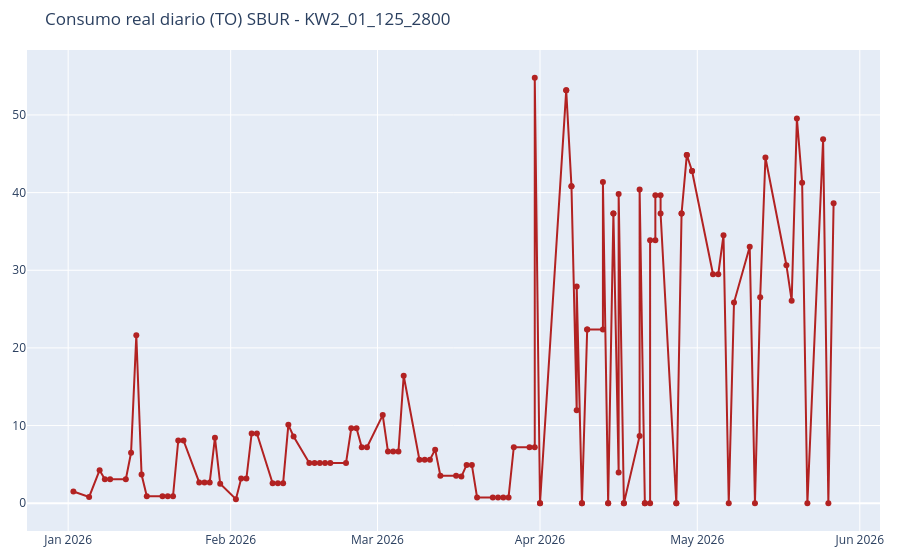

Notebook source saved alongside this figure:
### Markdown cell above
## 2. Una serie representativa

Para ilustrar cada metodo tomamos la serie con mas historia. Todas las estrategias estiman primero por serie (`select`) y luego agregan a un valor global rectangular (`aggregate`).

### Code cell
serie = df.group_by(["planta", "sku"]).len().sort("len", descending=True).head(1)
plant, sku = serie["planta"][0], serie["sku"][0]

columnas_filtrar = ["planta", "sku", "consumo_real", "fecha"]

serie = df.filter(
    pl.col("planta") == plant,
    pl.col("sku") == sku,
    pl.col("fecha") >= datetime.datetime(2025, 12, 31)
).select(columnas_filtrar).to_pandas()

fig = go.Figure(
    data = 
        go.Scatter(
            x=serie["fecha"],
            y=serie["consumo_real"],
            mode="lines+markers",

line=dict(color="firebrick", width=2)
        )
)

fig.update_layout(
    title= f"Consumo real diario (TO) {plant} - {sku} ",
    margin = dict(l=20, r=20, t=50, b=20),
    autosize = True
)
fig.show()
